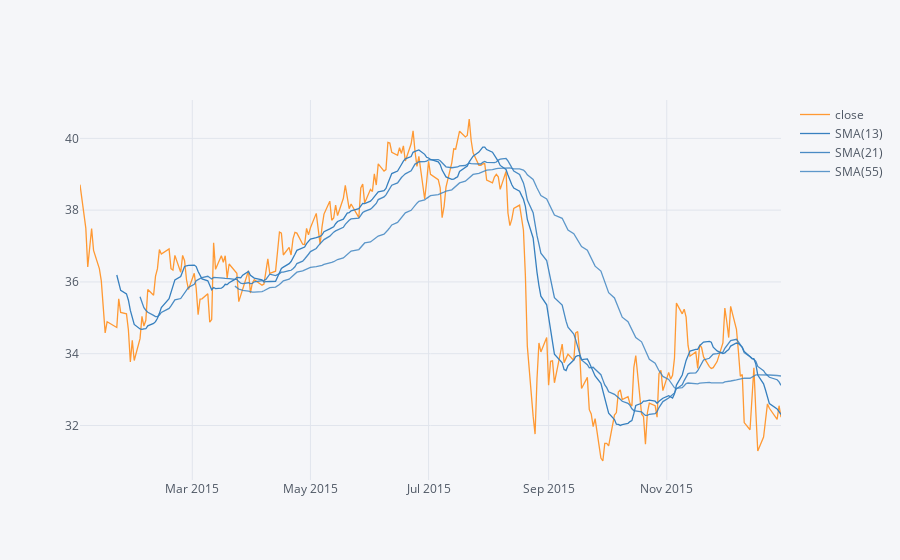

Notebook cell for this chart:
### Markdown cell above
** Use .ta_plot(study='sma') to create a Simple Moving Averages plot of Morgan Stanley for the year 2015.**

### Code cell
bank_stocks['MS']['close']['2015-01-01 00:00:00+00:00':'2015-12-30 00:00:00+00:00'].ta_plot(study='sma',periods=[13,21,55],title='Simple Moving Averages')

### Figure 1 — Plotly figure (JSON) as saved in the notebook; plotly's stock layout.template omitted (floating-point values rounded to 4 significant figures; data arrays with more than 128 entries replaced by an {"elided": "..."} marker saying what was removed)
{"data": [{"line": {"color": "rgba(255, 153, 51, 1.0)", "dash": "solid", "shape": "linear", "width": 1.3}, "mode": "lines", "name": "close", "text": "", "type": "scatter", "x": {"elided": "251 str values"}, "y": {"elided": "251 float values"}}, {"line": {"color": "rgba(55, 128, 191, 1.0)", "dash": "solid", "shape": "linear", "width": 1.3}, "mode": "lines", "name": "SMA(13)", "text": "", "type": "scatter", "x": {"elided": "251 str values"}, "y": {"elided": "251 mixed values"}}, {"line": {"color": "rgba(55, 128, 191, 0.8999999999999999)", "dash": "solid", "shape": "linear", "width": 1.3}, "mode": "lines", "name": "SMA(21)", "text": "", "type": "scatter", "x": {"elided": "251 str values"}, "y": {"elided": "251 mixed values"}}, {"line": {"color": "rgba(55, 128, 191, 0.7999999999999998)", "dash": "solid", "shape": "linear", "width": 1.3}, "mode": "lines", "name": "SMA(55)", "text": "", "type": "scatter", "x": {"elided": "251 str values"}, "y": {"elided": "251 mixed values"}}], "layout": {"legend": {"bgcolor": "#F5F6F9", "font": {"color": "#4D5663"}}, "paper_bgcolor": "#F5F6F9", "plot_bgcolor": "#F5F6F9", "title": {"font": {"color": "#4D5663"}}, "xaxis": {"gridcolor": "#E1E5ED", "showgrid": true, "tickfont": {"color": "#4D5663"}, "title": {"font": {"color": "#4D5663"}, "text": ""}, "zerolinecolor": "#E1E5ED"}, "yaxis": {"gridcolor": "#E1E5ED", "showgrid": true, "tickfont": {"color": "#4D5663"}, "title": {"font": {"color": "#4D5663"}, "text": ""}, "zerolinecolor": "#E1E5ED"}}}
